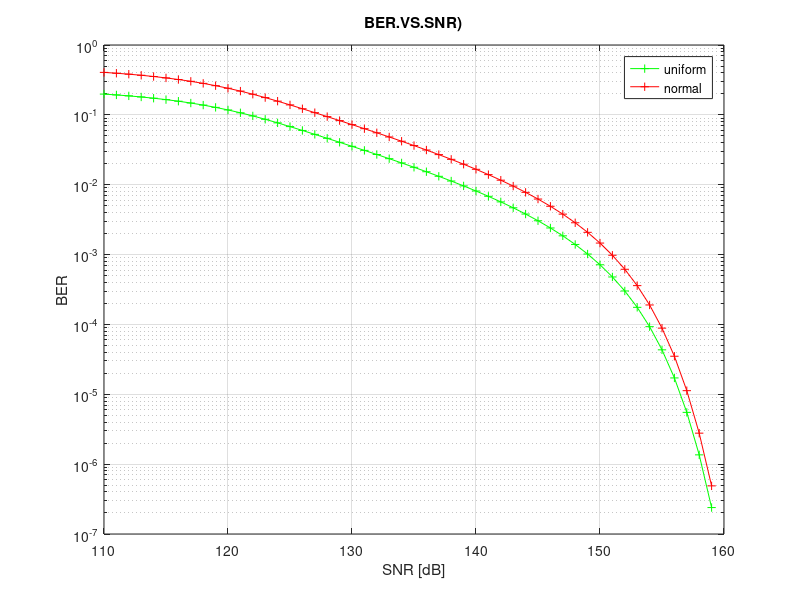

MATLAB code for this plot:
clc
clear all
peu=zeros(50,1);
pen=zeros(50,1);
snr=zeros(50,1);
l=4e-12;

for s=1:1:50
    k=s+109;
    en=10^(k/10);
    snr(s,1)=k;
    
    run=0;
    for x=l/2000:l/2000:l/2
        
        f1=(2/(3.147));                       
        f2=sqrt((4*x)*(l-x));
        f=f1/f2;
        ggu=erfc(sqrt(en*x/2))*0.5*f;             % for uniform distribution
        peu(s,1)=peu(s,1)+ ggu*(l/2000);

        run=run+1;
        
        ff1=sqrt(2*pi*(pi/9));
        ff2=sqrt((4*x)*(l-x));                  % for normal distribution
        ff3=exp(((x-(pi/6))^2)/(2*(pi/9)));
        ff=2.85/(ff1*ff2*ff3);
        ggn=erfc(sqrt(en*x/2))*0.5*ff;
        pen(s,1)=pen(s,1)+ ggn*(l/2000);
        
    end
end
semilogy(snr,peu,'-+g');
hold on;
semilogy(snr,pen,'-+r');  
grid;
title('BER.VS.SNR)');
ylabel('BER');
xlabel('SNR [dB]');
legend('uniform','normal');